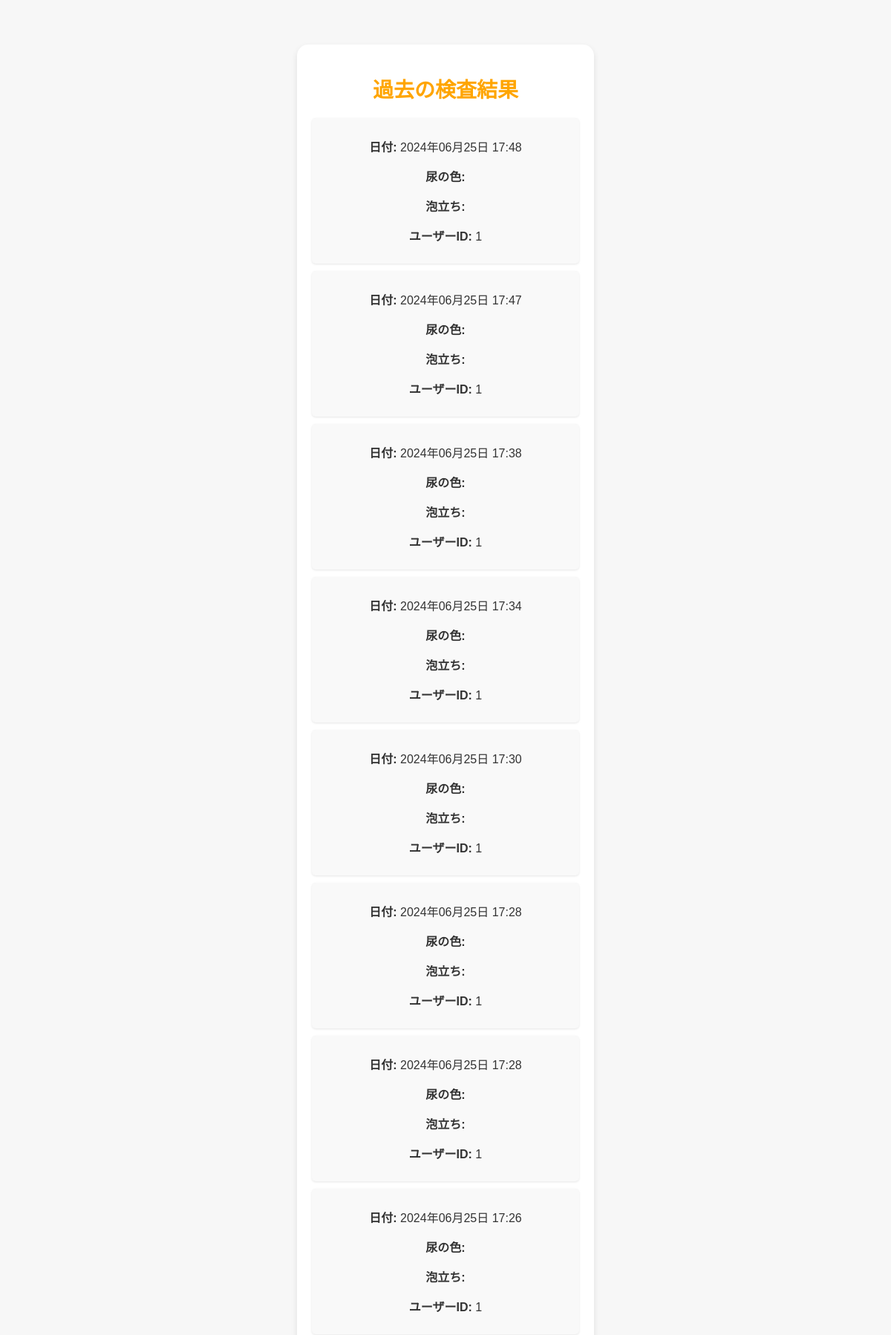
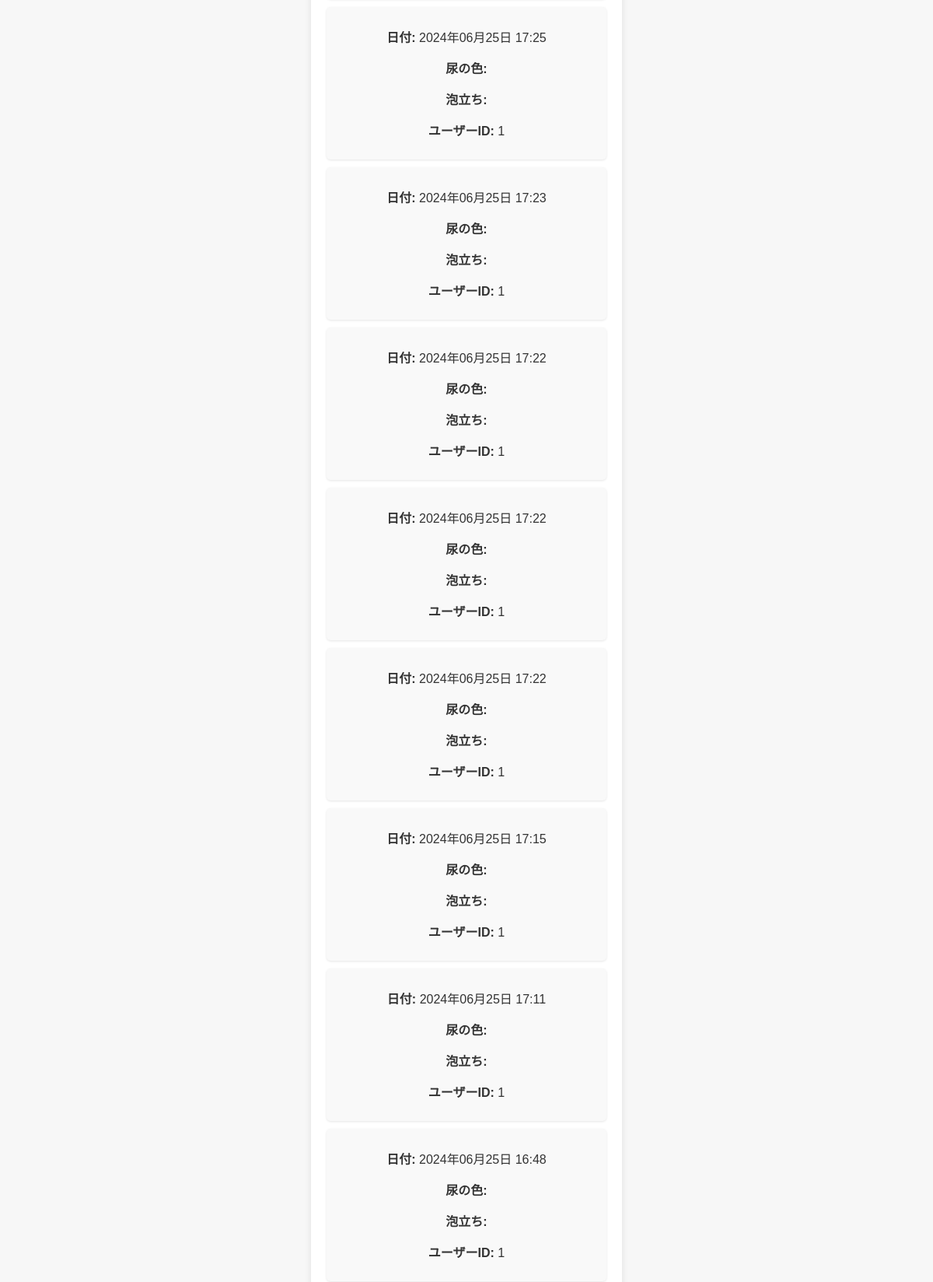
The page /history (signed in, upper part) on the database its author committed (2 pictures, top to bottom).
### app.py (models this page shows)
class Result(db.Model):
    id = db.Column(db.Integer, primary_key=True)
    status = db.Column(db.String(20), nullable=False)
    date = db.Column(db.DateTime, nullable=False, default=datetime.utcnow)
    user_id = db.Column(db.Integer, db.ForeignKey('user.id'), nullable=False)

### app.py (the view)
@app.route('/history')
@login_required
def history():
    results = Result.query.filter_by(user_id=current_user.id).order_by(Result.date.desc()).all()
    return render_template('history.html', results=results)

### app.py (called while the page is built)
@login_manager.user_loader
def load_user(user_id):
    return User.query.get(int(user_id))

### templates/history.html (shortened to what this page needs)
{% extends "layout.html" %}
{% block content %}
    <h1>過去の検査結果</h1>
    <div id="result-list">
        {% for result in results %}
        <div class="result-item">
            <p><strong>日付:</strong> {{ result.date.strftime('%Y年%m月%d日 %H:%M') }}</p>
            <p><strong>尿の色:</strong> {{ result.color }}</p>
            <p><strong>泡立ち:</strong> {{ result.foam }}</p>
            <p><strong>ユーザーID:</strong> {{ result.user_id }}</p>
        </div>
        {% endfor %}
    </div>
{% endblock %}

### static/styles.css (style rules this page uses)
body { background-color: #f7f7f7; font-family: 'Helvetica', 'Arial', sans-serif; color: #333; margin: 0; padding-top: 60px; box-sizing: border-box; display: flex; justify-content: center; align-items: flex-start; height: 100vh; }
h1 { font-size: 28px; color: #ffa500; margin-bottom: 20px; }
.result-item { background-color: #f9f9f9; padding: 10px; margin-bottom: 10px; border-radius: 5px; box-shadow: 0 1px 3px rgba(0, 0, 0, 0.1); }

### rows shown on the page
Result: date "2024年06月25日 17:48", user_id "1"
Result: date "2024年06月25日 17:47", user_id "1"
Result: date "2024年06月25日 17:38", user_id "1"
Result: date "2024年06月25日 17:34", user_id "1"
Result: date "2024年06月25日 17:30", user_id "1"
Result: date "2024年06月25日 17:28", user_id "1"
Result: date "2024年06月25日 17:28", user_id "1"
Result: date "2024年06月25日 17:26", user_id "1"
Result: date "2024年06月25日 17:25", user_id "1"
Result: date "2024年06月25日 17:23", user_id "1"
Result: date "2024年06月25日 17:22", user_id "1"
Result: date "2024年06月25日 17:22", user_id "1"
Result: date "2024年06月25日 17:22", user_id "1"
Result: date "2024年06月25日 17:15", user_id "1"
Result: date "2024年06月25日 17:11", user_id "1"
Result: date "2024年06月25日 16:48", user_id "1"
